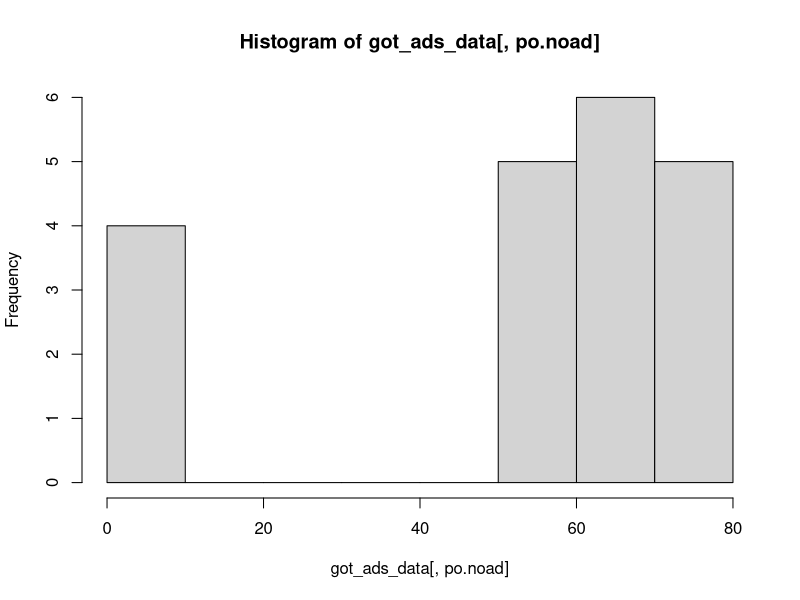

Here is the R script that generated this plot: (Note: this script raises an error after producing the figure.)
library(data.table)
library(tidyverse)
got_ads_data <- fread('ads_noads.csv', stringsAsFactors = FALSE)
got_ads_data

# Explore the data: Notice there are two modes one at 0 and one that's high. 
hist(got_ads_data[, po.noad], breaks = 10)

# Let's assume that there is NO effect.
# Then we can fill in the potential outcome if there's an ad. 
true.effect <- 4



# Calculate the true ATE
true.effect <- 4
data$po.wad <- data$po.noad + true.effect

mean(got_ads_data$po.noad)
mean(got_ads_data$po.wad)

mean(got_ads_data$po.wad) - mean(got_ads_data$po.noad) # True ATE

# What if we did an experiment?
set.seed(321)
num.people <- nrow(got_ads_data)

treatment <- sample(rep(c(1,0), num.people/2))
treatment

outcome <- ifelse(treatment == 1, data$po.wad, data$po.noad)

mean(outcome[treatment == 1]) - mean(outcome[treatment == 0])

# What if we had gotten a different randomization?
treatment <- sample(rep(c(1,0), num.people/2))
outcome <- ifelse(treatment == 1, data$po.wad, data$po.noad)
mean(outcome[treatment==1]) - mean(outcome[treatment==0])

# Write our own function that "runs one experiment"
rand.est.ate <- function() {
  treatment <- sample(rep(c(1,0), num.people/2))
  outcome <- ifelse(treatment == 1, data$po.wad, data$po.noad)
  return(mean(outcome[treatment==1]) - mean(outcome[treatment==0]))
}
rand.est.ate()
rand.est.ate()
rand.est.ate()


# Samping distribution
samp.dist <- replicate(1000, rand.est.ate())
samp.dist <- as.data.table(samp.dist)
samp.dist
ggplot(samp.dist, aes(x = samp.dist)) + geom_histogram() + abline(v=true.effect, lwd = 5) + geom_vline(xintercept = true.effect, color = 'red')

# First, let's create the data we would have from a particular experiment.
set.seed(246)
actual.treatment <- sample(rep(c(1,0), num.people/2)) #Single randomization
outcome <- ifelse(actual.treatment == 1, data$po.wad, data$po.noad) #Leads to single set of observed values.

obsdata <- data.frame(got_ads_data$fullname, actual.treatment, outcome) #Observed data does not contain potential outcomes.
obsdata

# And we can estimate a single ATE:
our.ate <- mean(obsdata$outcome[obsdata$actual.treatment == 1]) -
  mean(obsdata$outcome[obsdata$actual.treatment == 0])
our.ate


# Our goal is to prove the skeptic wrong. So let's assume the skeptic is right.
# How likely would we be to see this effect estimate by chance?
obsdata$outcome

rand.est.ate <- function(outcomes) {
  some.fake.treatment <- sample(rep(c(1,0), num.people/2))
  return(mean(outcomes[some.fake.treatment == 1]) - 
           mean(outcomes[some.fake.treatment == 0]))
}
rand.est.ate(obsdata$outcome)

distribution.under.sharp.null <- replicate(10000, rand.est.ate(obsdata$outcome))
distribution.under.sharp.null <- as.data.table(distribution.under.sharp.null)

# Compare our single ATE estimate against this distribution
ggplot(distribution.under.sharp.null, aes(x = distribution.under.sharp.null)) + geom_histogram() + abline(v=true.effect, lwd = 5) + geom_vline(xintercept = true.effect, color = 'red')


# What's the probability we would have gotten a value that high under the null hypothesis?
mean(distribution.under.sharp.null >= our.ate)

# Under a different randomization, we might get unlucky though...
set.seed(123)

treatment <- sample(rep(c(1,0), num.people/2))
observed.outcome <- ifelse(treatment == 1, data$po.wad, data$po.noad)
observed.outcome
our.ate <- mean(observed.outcome[treatment == 1]) - mean(observed.outcome[treatment == 0])
our.ate

distribution.under.sharp.null <- as.data.table(distribution.under.sharp.null)


#Compare our single ATE estimate against this distribution
ggplot(distribution.under.sharp.null, aes(x = distribution.under.sharp.null)) + geom_histogram() + abline(v=true.effect, lwd = 5) + geom_vline(xintercept = true.effect, color = 'red')

# How big does the estimate have to be for us to reject?
mean(distribution.under.sharp.null > our.ate)

quantile(distribution.under.sharp.null$distribution.under.sharp.null, .95)

ggplot(distribution.under.sharp.null, aes(x = distribution.under.sharp.null)) + geom_histogram() + abline(v=true.effect, lwd = 5) + geom_vline(xintercept = true.effect, color = 'red')

#Let's look at this more systematically. This function allows us to simulate a study with a given effect size and number of people.
simulate.study <- function(true.effect, num.people){
  po.noad <- round(runif(num.people, min = 50, max = 80))
  po.wad <- po.noad + true.effect
  treatment <- sample(rep(c(1,0), num.people/2))
  outcome <- ifelse(treatment == 1, po.wad, po.noad)
  our.ate <- mean(outcome[treatment == 1]) - mean(outcome[treatment == 0])
  distribution.under.sharp.null <- replicate(500, rand.est.ate(outcome))
  pval <- mean(distribution.under.sharp.null > our.ate)
  return(pval)
}

simulate.study(true.effect = 4, num.people = 20)

p.values <- replicate(500, simulate.study(true.effect = 4, num.people = 20))
p.values <- as.data.table(p.values)
ggplot(p.values, aes(x = p.values)) + geom_histogram() + abline(v=true.effect, lwd = 5) + geom_vline(xintercept = .05, color = 'red')

# Depending on our randomization, our p-value will be different
# The probability that we find a small enough p-value to reject the
# null is our power. What is our power in this particular study?
mean(p.values <= 0.05)

# What increases our power?

# Treatment effect size: If ad effect was bigger
p.values <- replicate(500, simulate.study(true.effect = 16, num.people = 20))
mean(p.values <= 0.05)


# Sample size: If we recruited more subjects
p.values <- replicate(500, simulate.study(true.effect = 4, num.people = 100))
mean(p.values <= 0.05)

# Sanity check: If the true effect were actually 0,
# About 5% of the pvalues should be below 0.05
p.values <- replicate(1000, simulate.study(true.effect = 0, num.people = 20))
mean(p.values <= 0.05)


# Standard errors and confidence intervals -------
num.people <- 100
po.noad <- round(runif(num.people, min = 50, max = 80))
po.wad <- po.noad + true.effect

treatment <- sample(rep(c(1,0), num.people/2))
outcome <- ifelse(treatment == 1, po.wad, po.noad)
treatment
outcome

est.ate.rand <- function(treatment) mean(po.wad[treatment==1]) - mean(po.noad[treatment==0])

samp.dist.100 <- as.data.table(replicate(10000, est.ate.rand(sample(rep(c(1,0), num.people/2)))))
this_plot <- ggplot(samp.dist.100, aes(x = V1)) + geom_histogram() + geom_vline(xintercept = true.effect, lwd = 1, color = 'red') + xlab("ATE HAT")
this_plot
this_sd <- sd(samp.dist.100$V1)

# Confidence Interval
this_plot + geom_vline(xintercept = true.effect + 1.96*this_sd, lwd = 1, color = 'blue') + geom_vline(xintercept = true.effect - 1.96*this_sd, lwd = 1, col = 'blue')

# 95% of the time, estimate within this range
mean(samp.dist.100 > true.effect - 1.96*this_sd & samp.dist.100 < true.effect + 1.96*this_sd)

# Can also get this interval from regression.
regmod <- lm(outcome ~ treatment)
summary(regmod)
